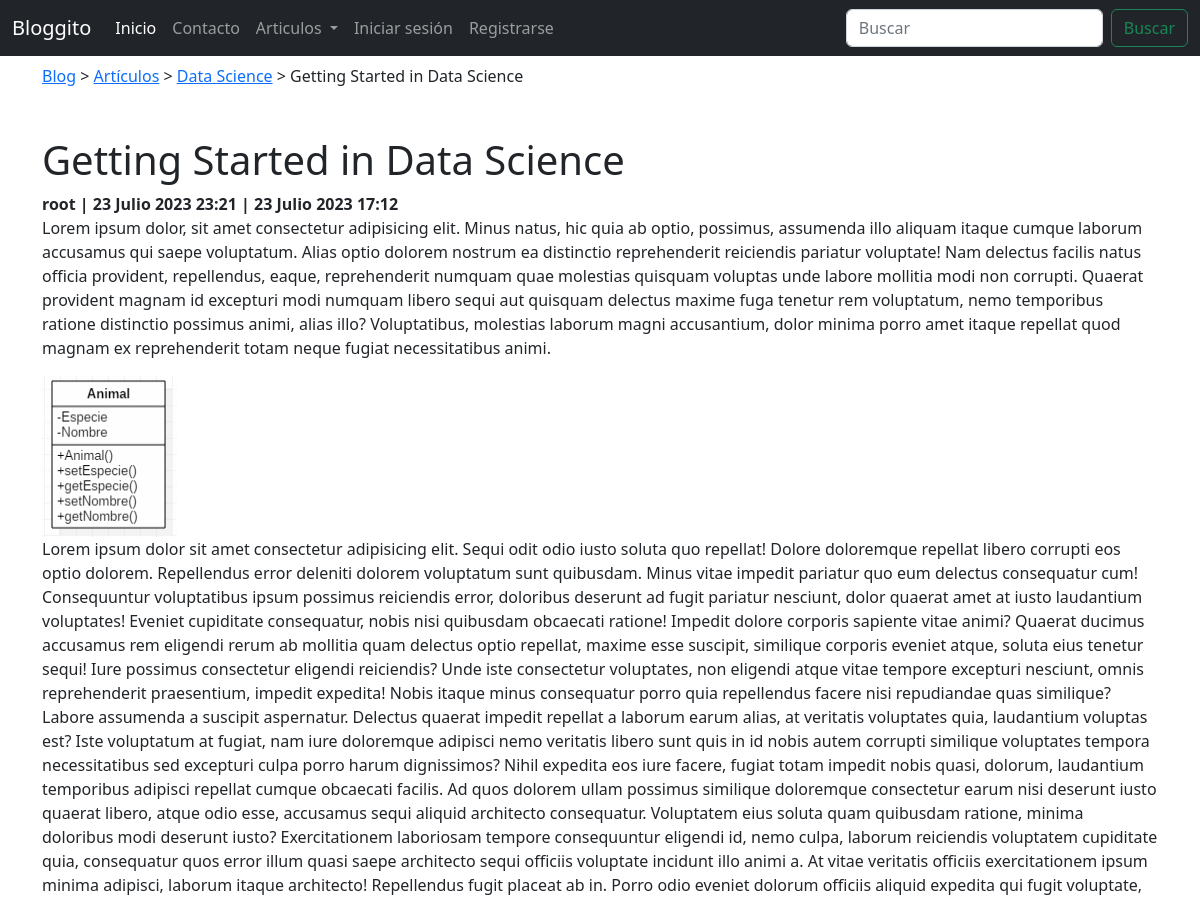
Before: /posts/1 (upper part) with the older database file.
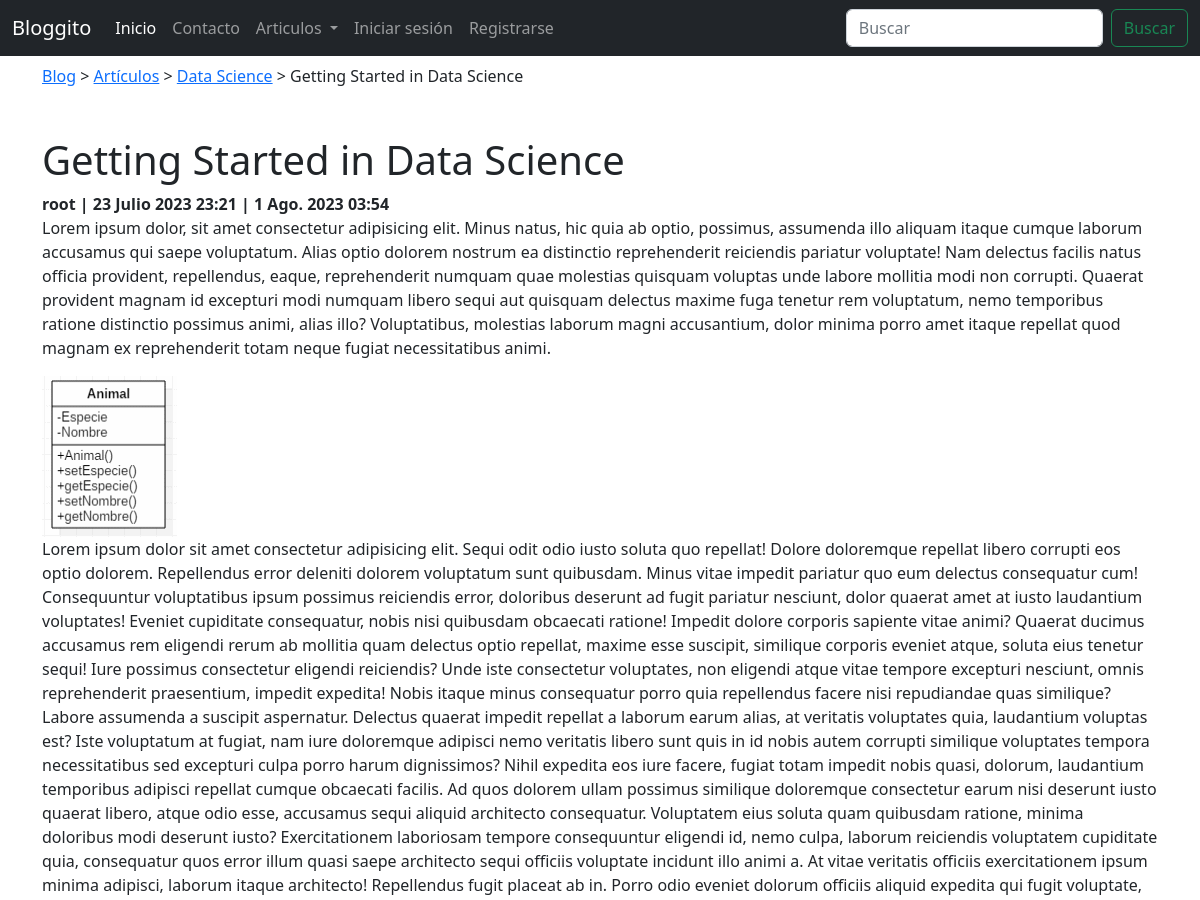
After: the same page with the newer database file.
### apps/posts/models.py (models this page shows, shortened)
class Post(models.Model):
    title = models.CharField(
        max_length=100,
        verbose_name="Título del Artículo",
        help_text="Escribe el titulo del artículo",
    )
    short_description = models.TextField(
        max_length=750,
        verbose_name="Descripción breve o resumen",
        help_text="Escribe una breve descripcion o resumen del artículo",
    )
    image = models.ImageField(
        upload_to='posts',
        null=True,
        verbose_name="Imagen relacionada",
        help_text="Selecciona una imagen relacionada para mostrar como portada del artículo",
    )
    content = models.TextField(
        verbose_name="Contenido del artículo",
        help_text="Escribe el contenido del artículo",
    )
    created_at = models.DateTimeField(
        auto_now_add=True, editable=False, verbose_name="Fecha de creación"
    )
    updated_at = models.DateTimeField(
        auto_now=True, editable=False, verbose_name="Fecha de actualización"
    )
    author = models.ForeignKey(
        get_user_model(),
        null=True,
        on_delete=models.SET_NULL,
        verbose_name="Autor del artículo",
    )
    category = models.ForeignKey(
        Category,
        null=True,
        on_delete=models.SET_NULL,
        verbose_name="Categoría a la que pertenece",
    )
    tags = models.ManyToManyField(
        Tag, verbose_name="Etiquetas relacionadas", blank=True
    )
    likes = models.ManyToManyField(
        get_user_model(), blank=True, related_name="liked_posts"
    )
    views = models.IntegerField(default=0)
    class Meta:
        verbose_name = "Artículo"
        verbose_name_plural = "Artículos"
    def get_absolute_url(self):
        return reverse("posts:view", args=[self.pk])
    def get_like_url(self):
        return reverse("posts:like", args=[self.pk])

class Category(models.Model):
    name = models.CharField(max_length=100, verbose_name="Nombre de la categoría")
    description = models.TextField(
        max_length=250, verbose_name="Descripción", null=True
    )
    created_at = models.DateTimeField(
        auto_now_add=True, editable=False, verbose_name="Fecha de creación"
    )
    updated_at = models.DateTimeField(
        auto_now=True, editable=False, verbose_name="Fecha de actualización"
    )
    class Meta:
        verbose_name = "Categoría"
        verbose_name_plural = "Categorías"
    def __str__(self) -> str:
        return self.name
    def get_filterby_link(self):
        url = reverse("posts:index")
        return f"{url}?category={self.pk}"

### apps/users/models.py (models this page shows, shortened)
class User(AbstractUser):
    image = models.ImageField(upload_to="users", null=True)

### apps/posts/views.py (the view)
# urls.py: path('<int:pk>', PostDetailView.as_view(), name = 'view'),
class PostDetailView(DetailView):
    model = Post
    template_name = "posts/post_detail.html"
    context_object_name = "post"
    def get_context_data(self, **kwargs):
        context = super().get_context_data(**kwargs)
        context["postcomment_form"] = PostCommentForm()
        post = self.get_object()
        post.views += 1
        post.save()
        return context

### apps/comments/forms.py
class PostCommentForm(forms.ModelForm):
    class Meta:
        model = PostComment
        fields = ['text']

### blog/context_processors.py (called while the page is built)
def blog_context(request):
    data = {
        'app_name': 'Bloggito',
        'categories': Category.objects.all()
    }
    return data

### blog/templatetags/path_tags.py (called while the page is built)
@register.simple_tag(takes_context=True)
def login_path(context):
    request = context.get("request")
    current_path = request.path
    if current_path not in list(common_urls.values()):
        return common_urls["login"] + f"?next={current_path}"
    return common_urls["login"]

@register.simple_tag(takes_context=True)
def register_path(context):
    request = context.get("request")
    current_path = request.path
    if current_path not in list(common_urls.values()):
        return common_urls["register"] + f"?next={current_path}"
    return common_urls["register"]

### templates/posts/post_detail.html (shortened to what this page needs)
{% extends 'base.html' %}
{% block content %}
<main class="container">
    <div class="my-2">
        <a href="{% url 'index' %}">Blog</a> &gt; <a href="{% url 'posts:index' %}">Artículos</a> &gt; <a href="{% url 'posts:index' %}">{{post.category}}</a> &gt; <span>{{post.title}}</span>
    </div>
    <h1 class="mt-5">{{post.title}}</h1>
    <b>{{post.author.username}} | {{post.created_at}} | {{post.updated_at}}</b>
    <p>{{post.short_description}}</p>
    <img class="img-fluid" src="{{post.image.url}}" alt="{{post.title}}">
    <p>{{post.content}}</p>
</main>
{% endblock content %}

### templates/base.html (shortened to what this page needs)
<!doctype html>
<html lang="es-ar">
{% load static %}
<head>
    <link href="https://cdn.jsdelivr.net/npm/bootstrap@5.2.1/dist/css/bootstrap.min.css" rel="stylesheet"
>
    <link rel="stylesheet" href="https://cdn.jsdelivr.net/npm/bootstrap-icons@1.10.5/font/bootstrap-icons.css">
    <link rel="stylesheet" href="{% static 'css/docs.css' %}">
</head>
<body>
    {% include 'includes/header.html' %}
    {% block content %}
    {% endblock content %}
</body>
</html>

### templates/includes/header.html (shortened to what this page needs)
{% load path_tags %}
<header>
    <nav class="navbar navbar-expand-lg navbar-dark bg-dark">
        <div class="container-fluid">
            <a class="navbar-brand" href="{% url 'index' %}">{{app_name}}</a>
            <div class="collapse navbar-collapse" id="navbarSupportedContent">
                <ul class="navbar-nav me-auto mb-2 mb-lg-0">
                    <li class="nav-item">
                        <a class="nav-link active" aria-current="page" href="{% url 'index' %}">Inicio</a>
                    </li>
                    <li class="nav-item">
                        <a class="nav-link" href="{% url 'contacts:contactus' %}">Contacto</a>
                    </li>
                    <li class="nav-item dropdown">
                        <a class="nav-link dropdown-toggle" href="#" id="navbarDropdown" role="button"
                            data-bs-toggle="dropdown" aria-expanded="false">
                            Articulos
                        </a>
                    </li>
                    {% if user.is_authenticated %}
                    <li class="nav-item">
                        <a href="{% confirm_logout_path %}" class="nav-link">Cerrar
                            sesión</a>
                    </li>
                    {% else %}
                    <li class="nav-item">
                        <a href="{% login_path %}" class="nav-link">Iniciar sesión</a>
                    </li>
                    <li class="nav-item">
                        <a href="{% register_path %}" class="nav-link">Registrarse</a>
                        {% endif %}
                    </li>
                </ul>
                {% include 'includes/search.html' %}
            </div>
        </div>
    </nav>
</header>

### templates/includes/search.html (shortened to what this page needs)
<form class="d-flex" method="GET" action="{% url 'posts:index' %}">
    <input name="q" class="form-control me-2" type="search" placeholder="Buscar" aria-label="Search">
    <button class="btn btn-outline-success" type="submit">Buscar</button>
</form>

### templates/posts/comments/form.html (shortened to what this page needs)
{% load crispy_forms_tags %}

### static/css/docs.css (style rules this page uses)
@media (min-width: 768px) { :root { scroll-padding-top:4rem } }

Changed rows visible on the page:
changed Post "Getting Started in Data Science": updated_at "23 Julio 2023 17:12" → "1 Ago. 2023 03:54"
